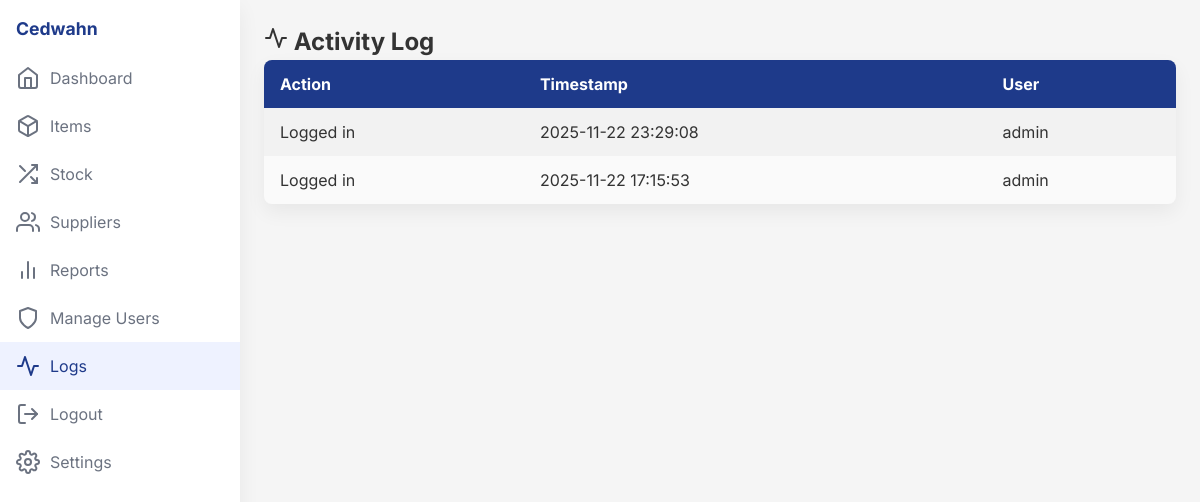
Page /logs (signed in) on the earlier database version.
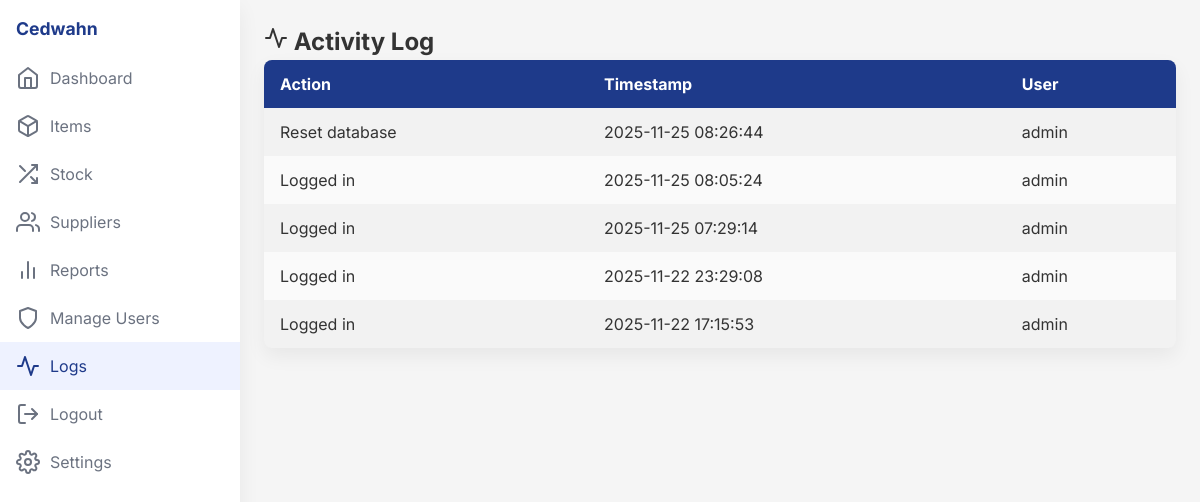
Same page on the later database version.
### tables this page shows
CREATE TABLE activity_log (
            id INTEGER PRIMARY KEY AUTOINCREMENT,
            user_id INTEGER,
            action TEXT,
            timestamp TEXT DEFAULT CURRENT_TIMESTAMP,
            FOREIGN KEY(user_id) REFERENCES users(id)
        );

CREATE TABLE users (
            id INTEGER PRIMARY KEY AUTOINCREMENT,
            username TEXT UNIQUE NOT NULL,
            password_hash TEXT NOT NULL
        , role TEXT DEFAULT 'staff', created_at TEXT);

### app.py (the view)
@app.route('/logs')
@admin_required
def logs_page():
    db = get_db()
    logs = db.execute(
        """
        SELECT a.action, a.timestamp, u.username
        FROM activity_log a
        JOIN users u ON u.id = a.user_id
        ORDER BY a.id DESC
        """
    ).fetchall()
    return render_template("logs.html", logs=logs)

### app.py (called while the page is built)
def get_db():
    conn = sqlite3.connect(DB_PATH)
    conn.row_factory = sqlite3.Row
    return conn

def admin_required(f):
    @wraps(f)
    def wrapper(*args, **kwargs):
        if session.get("role") != "admin":
            return redirect(url_for("dashboard"))
        return f(*args, **kwargs)
    return wrapper

@app.before_request
def ensure_db():
    if not os.path.exists(DB_PATH):
        open(DB_PATH, "a").close()
        init_db()

@app.before_request
def session_timeout():
    if "user_id" in session:
        now = datetime.utcnow()
        last = session.get("last_active", now)
        session["last_active"] = now.isoformat()
        max_idle = timedelta(minutes=30)
        if isinstance(last, str):
            last = datetime.fromisoformat(last)
        if now - last > max_idle:
            session.clear()
            return redirect(url_for("login"))

### templates/logs.html (shortened to what this page needs)
<!DOCTYPE html>
<html lang="en">
<head>
  <link rel="stylesheet" href="/static/style.css">
</head>
<body>
  <div class="layout">
    <aside class="sidebar">
      <div class="brand">Cedwahn</div>
      <nav>
        <a href="{{ url_for('dashboard') }}"><i data-feather="home"></i>Dashboard</a>
        <a href="{{ url_for('items') }}"><i data-feather="box"></i>Items</a>
        <a href="{{ url_for('stock') }}"><i data-feather="shuffle"></i>Stock</a>
        <a href="{{ url_for('suppliers_page') }}"><i data-feather="users"></i>Suppliers</a>
        <a href="{{ url_for('reports') }}"><i data-feather="bar-chart-2"></i>Reports</a>
        <a href="{{ url_for('users_page') }}"><i data-feather="shield"></i>Manage Users</a>
        <a href="{{ url_for('logs_page') }}" class="active"><i data-feather="activity"></i>Logs</a>
        <a href="{{ url_for('logout') }}"><i data-feather="log-out"></i>Logout</a>
        <a href="{{ url_for('settings') }}"><i data-feather="settings"></i>Settings</a>
      </nav>
    </aside>
    <main class="content">
      <h2><i data-feather="activity"></i> Activity Log</h2>
      <table class="card">
        <thead>
          <tr>
            <th>Action</th>
            <th>Timestamp</th>
            <th>User</th>
          </tr>
        </thead>
        <tbody>
          {% for l in logs %}
          <tr>
            <td>{{ l.action }}</td>
            <td>{{ l.timestamp }}</td>
            <td>{{ l.username }}</td>
          </tr>
          {% endfor %}
        </tbody>
      </table>
    </main>
  </div>
</body>
</html>

### static/style.css (style rules this page uses)
:root { --primary: #1E3A8A; --primary-hover: #1D4ED8; --secondary: #0EA5E9; --success: #28a745; --danger: #dc3545; --light: #FAFAFA; --dark: #343a40; --bg: #F5F5F5; --surface: #FFFFFF; --text: #333333; --text-muted: #6B7280; --border: #E5E7EB; --radius: 8px; --shadow: 0 8px 20px rgba(0,0,0,0.06); --font: 'Inter', system-ui, -apple-system, Segoe UI, Roboto, Helvetica, Arial, sans-serif; }
* { box-sizing: border-box; margin: 0; padding: 0; }
body { font-family: var(--font); background: var(--bg); color: var(--text); line-height: 1.5; display: flex; flex-direction: column; min-height: 100vh; }
.layout { display: flex; min-height: 100vh; }
.sidebar { width: 240px; position: sticky; top: 0; height: 100vh; background: var(--surface); box-shadow: var(--shadow); padding: 16px 0; }
.sidebar .brand { font-weight: 700; font-size: 1.1rem; color: var(--primary); padding: 0 16px 12px; }
.sidebar nav { display: flex; flex-direction: column; }
.sidebar a { display: flex; align-items: center; gap: 10px; padding: 12px 16px; color: var(--text-muted); text-decoration: none; }
.sidebar a:hover, .sidebar a.active { color: var(--primary); background: #EEF2FF; }
.content { flex: 1; padding: 24px; }
.card { background: var(--surface); border-radius: var(--radius); box-shadow: var(--shadow); padding: 16px; margin-bottom: 16px; }
table { width: 100%; border-collapse: collapse; background: var(--surface); border-radius: var(--radius); overflow: hidden; box-shadow: var(--shadow); }
th, td { padding: 0.75rem 1rem; margin-bottom: 1rem; text-align: left; }
thead { background: var(--primary); color: white; }
tbody tr:nth-child(even) { background: var(--light); }
.card { background: #f2f2f2; padding: 15px; border-radius: 8px; margin-bottom: 20px; }

Differences in the rows shown:
added activity_log: action "Reset database", timestamp "2025-11-25 08:26:44", username "admin"
added activity_log: action "Logged in", timestamp "2025-11-25 08:05:24", username "admin"
added activity_log: action "Logged in", timestamp "2025-11-25 07:29:14", username "admin"
